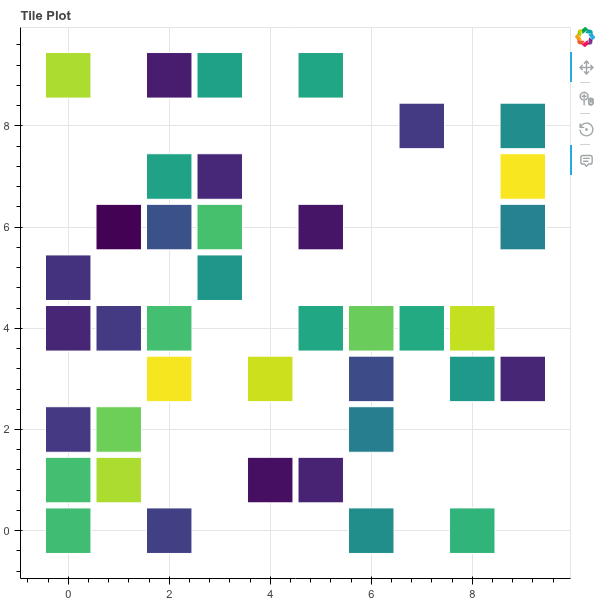

Write Python code to recreate this figure.
import numpy as np
from bokeh.plotting import figure, output_file, save
from bokeh.models import ColumnDataSource, HoverTool, CustomJS
from bokeh.transform import linear_cmap
from bokeh.palettes import Viridis256
from bokeh.io import export_png

source = ColumnDataSource(dict(
    x=np.random.randint(0, 10, 50),
    y=np.random.randint(0, 10, 50),
    v=np.random.rand(50)
))

hover_cb = CustomJS(code="""
console.log("Hovered tile:", cb_data.index['1d'].indices);
""")

p = figure(title="Tile Plot", tools="pan,wheel_zoom,reset")
tiles = p.rect(
    "x", "y", 0.9, 0.9,
    source=source,
    fill_color=linear_cmap("v", Viridis256, 0, 1),
    line_color="white"
)

p.add_tools(HoverTool(
    tooltips=[("x", "@x"), ("y", "@y"), ("value", "@v{0.00}")],
    callback=hover_cb,
    renderers=[tiles]
))

output_file("tile_plot.html")
save(p)
export_png(p, filename="tile_plot.png")
